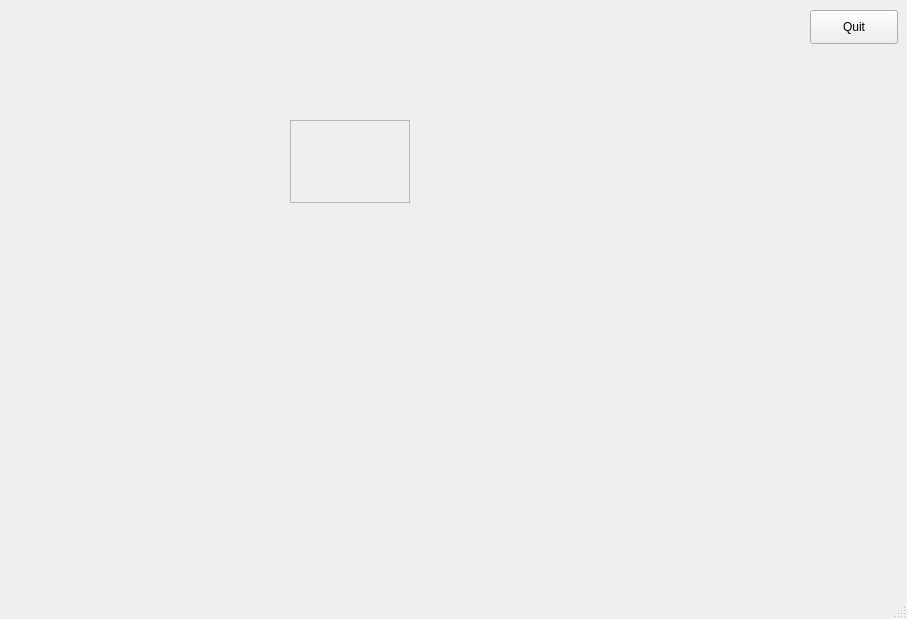
<?xml version="1.0" encoding="UTF-8"?>
<ui version="4.0">
 <class>MainWindow</class>
 <widget class="QMainWindow" name="MainWindow">
  <property name="geometry">
   <rect>
    <x>0</x>
    <y>0</y>
    <width>907</width>
    <height>619</height>
   </rect>
  </property>
  <property name="minimumSize">
   <size>
    <width>907</width>
    <height>619</height>
   </size>
  </property>
  <property name="windowTitle">
   <string>MainWindow</string>
  </property>
  <widget class="QWidget" name="centralwidget">
   <widget class="QPushButton" name="quit_btn">
    <property name="geometry">
     <rect>
      <x>810</x>
      <y>10</y>
      <width>88</width>
      <height>34</height>
     </rect>
    </property>
    <property name="text">
     <string>Quit</string>
    </property>
   </widget>
   <widget class="QScrollArea" name="scrollArea">
    <property name="geometry">
     <rect>
      <x>290</x>
      <y>120</y>
      <width>120</width>
      <height>83</height>
     </rect>
    </property>
    <property name="widgetResizable">
     <bool>true</bool>
    </property>
    <widget class="QWidget" name="scrollAreaWidgetContents">
     <property name="geometry">
      <rect>
       <x>0</x>
       <y>0</y>
       <width>120</width>
       <height>83</height>
      </rect>
     </property>
     <widget class="QWidget" name="widget" native="true">
      <property name="geometry">
       <rect>
        <x>40</x>
        <y>40</y>
        <width>120</width>
        <height>80</height>
       </rect>
      </property>
     </widget>
    </widget>
   </widget>
  </widget>
  <widget class="QMenuBar" name="menubar">
   <property name="geometry">
    <rect>
     <x>0</x>
     <y>0</y>
     <width>907</width>
     <height>30</height>
    </rect>
   </property>
  </widget>
  <widget class="QStatusBar" name="statusbar"/>
 </widget>
 <resources/>
 <connections/>
</ui>
